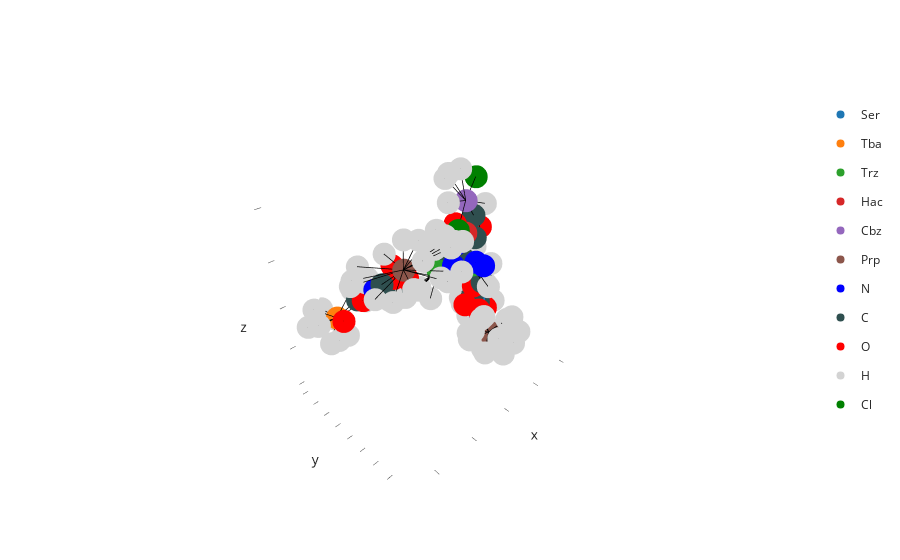

Source (notebook cell):
### Markdown cell above
In our example X-Wing molecule we will use a ResidueGraph.

### Code cell
graph = mol.make_residue_graph()

# make sure to populate it with a 
# subsample of atom nodes!!!!
graph.make_detailed()

graph.show()
